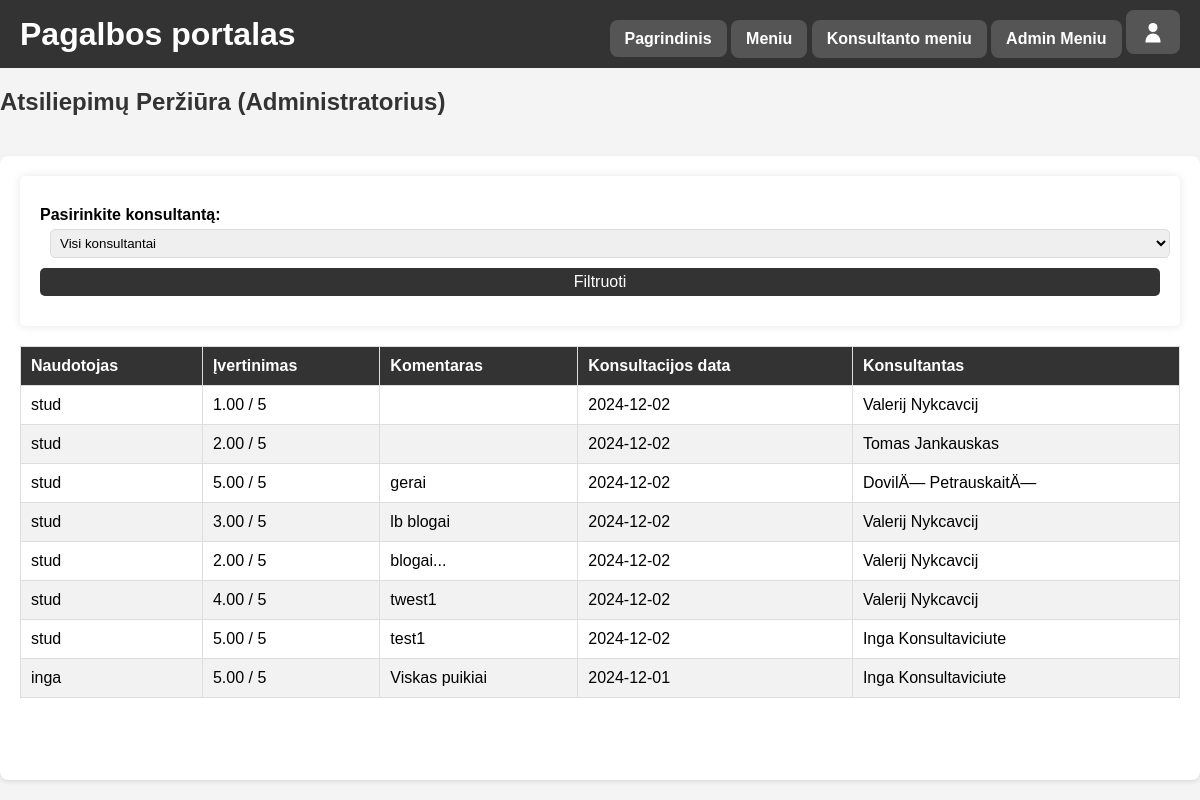
Screenshot of /view_feedback.php (signed in) with the database file from the repository.
### tables this page shows
CREATE TABLE `Feedback` (
  `FeedbackID` int(10) UNSIGNED NOT NULL,
  `UserID` int(10) UNSIGNED NOT NULL,
  `ConsultantID` int(10) UNSIGNED DEFAULT NULL,
  `ConsultationID` int(10) UNSIGNED NOT NULL,
  `Rating` tinyint(3) UNSIGNED NOT NULL,
  `Comments` text
);

CREATE TABLE `User` (
  `UserID` int(10) UNSIGNED NOT NULL,
  `Username` varchar(50) NOT NULL,
  `Password` char(60) NOT NULL,
  `Role` enum('Unregistered','Registered','Consultant','Administrator') NOT NULL,
  `Credits` int(10) UNSIGNED DEFAULT '0',
  `Email` varchar(100) NOT NULL
);

CREATE TABLE `Consultation` (
  `ConsultationID` int(10) UNSIGNED NOT NULL,
  `UserID` int(10) UNSIGNED NOT NULL,
  `ConsultantID` int(10) UNSIGNED DEFAULT NULL,
  `Date` date NOT NULL,
  `Status` enum('Laukiama','Priimta','Atmesta','Uzbaigta') NOT NULL,
  `CreditCost` int(10) UNSIGNED DEFAULT '5',
  `ChatLog` text,
  `Rated` tinyint(1) DEFAULT '0'
);

CREATE TABLE `Consultant` (
  `ConsultantID` int(10) UNSIGNED NOT NULL,
  `UserID` int(10) UNSIGNED NOT NULL,
  `Name` varchar(100) NOT NULL,
  `Rating` float UNSIGNED DEFAULT '0',
  `Status` enum('Prisijunges','Uzimtas','Atsijunges') NOT NULL,
  `RatingCount` int(11) NOT NULL DEFAULT '0'
);

### view_feedback.php (the view, shortened to what this page needs)
<?php
include 'includes/db.php';
include 'includes/header.php';
$is_admin = $_SESSION['role'] === 'Administrator';
$query = "
    SELECT
        f.Rating,
        f.Comments,
        u.Username AS User,
        c.Date AS ConsultationDate,
        co.Name AS ConsultantName
    FROM Feedback f
    JOIN User u ON f.UserID = u.UserID
    JOIN Consultation c ON f.ConsultationID = c.ConsultationID
    JOIN Consultant co ON f.ConsultantID = co.ConsultantID
";
$params = [];
$query .= " ORDER BY f.FeedbackID DESC";
$stmt = $pdo->prepare($query);
$stmt->execute($params);
$feedbacks = $stmt->fetchAll();
?>
<!DOCTYPE html>
<html lang="lt">
<head>
    <link rel="stylesheet" href="styles.css">
</head>
<body>
    <h2><?= $is_admin ? 'Atsiliepimų Peržiūra (Administratorius)' : 'Atsiliepimai jūsų įvykdytoms konsultacijoms' ?></h2>
    <main>
        <?php if ($is_admin): ?>
            <form class="filter-form" method="GET" action="view_feedback.php">
                <label for="consultant_id">Pasirinkite konsultantą:</label>
                <select name="consultant_id" id="consultant_id">
                    <option value="">Visi konsultantai</option>
                </select>
                <button type="submit">Filtruoti</button>
            </form>
        <?php endif; ?>
        <?php if ($feedbacks): ?>
            <table>
                <thead>
                    <tr>
                        <th>Naudotojas</th>
                        <th>Įvertinimas</th>
                        <th>Komentaras</th>
                        <th>Konsultacijos data</th>
                        <th>Konsultantas</th>
                    </tr>
                </thead>
                <tbody>
                    <?php foreach ($feedbacks as $feedback): ?>
                        <tr>
                            <td><?= htmlspecialchars($feedback['User']) ?></td>
                            <td><?= number_format($feedback['Rating'], 2) ?> / 5</td>
                            <td><?= htmlspecialchars($feedback['Comments'] ?? 'Nepalikta jokio komentaro') ?></td>
                            <td><?= htmlspecialchars($feedback['ConsultationDate']) ?></td>
                            <td><?= htmlspecialchars($feedback['ConsultantName']) ?></td>
                        </tr>
                    <?php endforeach; ?>
                </tbody>
            </table>
        <?php else: ?>
            <p>Nerasta jokių atsiliepimų.</p>
        <?php endif; ?>
    </main>
</body>
</html>

### styles.css (style rules this page uses)
body, html { margin: 0; padding: 0; height: 100%; font-family: Arial, sans-serif; display: flex; flex-direction: column; }
body { background-color: #f4f4f4; display: flex; flex-direction: column; min-height: 100vh; }
h2, h3, h4 { color: #333; }
main { flex: 1; padding: 20px; box-sizing: border-box; overflow-y: auto; width: 100%; max-width: 1600px; margin: 0 auto; }
form { background-color: #fff; padding: 20px; border-radius: 5px; box-shadow: 0 0 10px rgba(0, 0, 0, 0.1); }
form label { display: block; margin: 10px 0 5px; font-weight: bold; }
form input, form select, form button { width: 100%; padding: 10px; margin-bottom: 10px; border-radius: 5px; border: 1px solid #ddd; }
button { background-color: var(--button-bg-color, #333); color: #fff; border: none; cursor: pointer; padding: 10px; border-radius: 5px; font-size: 16px; transition: background-color 0.3s; }

### view_feedback.php (style rules this page uses)
main { margin: 20px auto; padding: 20px; max-width: 1500px; background-color: #fff; border-radius: 8px; box-shadow: 0 2px 4px rgba(0, 0, 0, 0.1); }
table { width: 100%; border-collapse: collapse; margin: 20px 0; background-color: #fff; }
table thead { background-color: #333; color: #fff; }
table th, table td { text-align: left; padding: 10px; border: 1px solid #ddd; }
table tr:nth-child(even) { background-color: #f2f2f2; }
.filter-form { margin-bottom: 20px; }
.filter-form label { font-weight: bold; }
.filter-form select { padding: 5px; margin-left: 10px; }
.filter-form button { padding: 5px 10px; background-color: #333; color: white; border: none; border-radius: 5px; cursor: pointer; }

### rows the page displays
feedback: UserID.Username "stud", Rating "1.00", ConsultationID.Date "2024-12-02", ConsultantID.Name "Valerij Nykcavcij"
feedback: UserID.Username "stud", Rating "2.00", ConsultationID.Date "2024-12-02", ConsultantID.Name "Tomas Jankauskas"
feedback: UserID.Username "stud", Rating "5.00", Comments "gerai", ConsultationID.Date "2024-12-02", ConsultantID.Name "DovilÄ— PetrauskaitÄ—"
feedback: UserID.Username "stud", Rating "3.00", Comments "lb blogai", ConsultationID.Date "2024-12-02", ConsultantID.Name "Valerij Nykcavcij"
feedback: UserID.Username "stud", Rating "2.00", Comments "blogai...", ConsultationID.Date "2024-12-02", ConsultantID.Name "Valerij Nykcavcij"
feedback: UserID.Username "stud", Rating "4.00", Comments "twest1", ConsultationID.Date "2024-12-02", ConsultantID.Name "Valerij Nykcavcij"
feedback: UserID.Username "stud", Rating "5.00", Comments "test1", ConsultationID.Date "2024-12-02", ConsultantID.Name "Inga Konsultaviciute"
feedback: UserID.Username "inga", Rating "5.00", Comments "Viskas puikiai", ConsultationID.Date "2024-12-01", ConsultantID.Name "Inga Konsultaviciute"
